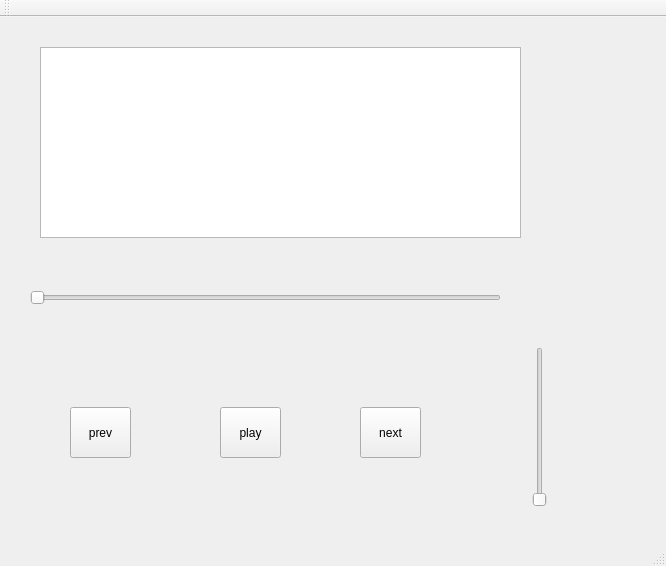
<?xml version="1.0" encoding="UTF-8"?>
<ui version="4.0">
 <class>MainWindow</class>
 <widget class="QMainWindow" name="MainWindow">
  <property name="enabled">
   <bool>true</bool>
  </property>
  <property name="geometry">
   <rect>
    <x>0</x>
    <y>0</y>
    <width>666</width>
    <height>566</height>
   </rect>
  </property>
  <property name="font">
   <font>
    <weight>50</weight>
    <bold>false</bold>
   </font>
  </property>
  <property name="mouseTracking">
   <bool>false</bool>
  </property>
  <property name="windowTitle">
   <string>MainWindow</string>
  </property>
  <property name="autoFillBackground">
   <bool>false</bool>
  </property>
  <property name="styleSheet">
   <string notr="true">background-image: url(:/resource/ba.jpg);</string>
  </property>
  <widget class="QWidget" name="centralWidget">
   <widget class="QPushButton" name="prev">
    <property name="geometry">
     <rect>
      <x>70</x>
      <y>390</y>
      <width>61</width>
      <height>51</height>
     </rect>
    </property>
    <property name="styleSheet">
     <string notr="true">border-image: url(:/resource/prev.png);</string>
    </property>
    <property name="text">
     <string>prev</string>
    </property>
   </widget>
   <widget class="QPushButton" name="next">
    <property name="geometry">
     <rect>
      <x>360</x>
      <y>390</y>
      <width>61</width>
      <height>51</height>
     </rect>
    </property>
    <property name="styleSheet">
     <string notr="true">border-image: url(:/resource/next.png);</string>
    </property>
    <property name="text">
     <string>next</string>
    </property>
   </widget>
   <widget class="QListWidget" name="display">
    <property name="geometry">
     <rect>
      <x>40</x>
      <y>30</y>
      <width>481</width>
      <height>191</height>
     </rect>
    </property>
   </widget>
   <widget class="QSlider" name="horizontalSlider">
    <property name="geometry">
     <rect>
      <x>30</x>
      <y>270</y>
      <width>471</width>
      <height>21</height>
     </rect>
    </property>
    <property name="orientation">
     <enum>Qt::Horizontal</enum>
    </property>
   </widget>
   <widget class="QPushButton" name="pushButton">
    <property name="geometry">
     <rect>
      <x>220</x>
      <y>390</y>
      <width>61</width>
      <height>51</height>
     </rect>
    </property>
    <property name="text">
     <string>play</string>
    </property>
   </widget>
   <widget class="QLabel" name="label_2">
    <property name="geometry">
     <rect>
      <x>500</x>
      <y>270</y>
      <width>41</width>
      <height>21</height>
     </rect>
    </property>
    <property name="font">
     <font>
      <weight>75</weight>
      <bold>true</bold>
     </font>
    </property>
    <property name="text">
     <string/>
    </property>
   </widget>
   <widget class="QLabel" name="label_3">
    <property name="geometry">
     <rect>
      <x>540</x>
      <y>270</y>
      <width>41</width>
      <height>21</height>
     </rect>
    </property>
    <property name="font">
     <font>
      <weight>75</weight>
      <bold>true</bold>
     </font>
    </property>
    <property name="text">
     <string/>
    </property>
   </widget>
   <widget class="QSlider" name="verticalSlider">
    <property name="geometry">
     <rect>
      <x>530</x>
      <y>330</y>
      <width>19</width>
      <height>160</height>
     </rect>
    </property>
    <property name="orientation">
     <enum>Qt::Vertical</enum>
    </property>
   </widget>
  </widget>
  <widget class="QMenuBar" name="menuBar">
   <property name="geometry">
    <rect>
     <x>0</x>
     <y>0</y>
     <width>666</width>
     <height>25</height>
    </rect>
   </property>
  </widget>
  <widget class="QToolBar" name="mainToolBar">
   <attribute name="toolBarArea">
    <enum>TopToolBarArea</enum>
   </attribute>
   <attribute name="toolBarBreak">
    <bool>false</bool>
   </attribute>
  </widget>
  <widget class="QStatusBar" name="statusBar"/>
 </widget>
 <layoutdefault spacing="6" margin="11"/>
 <resources/>
 <connections/>
</ui>
